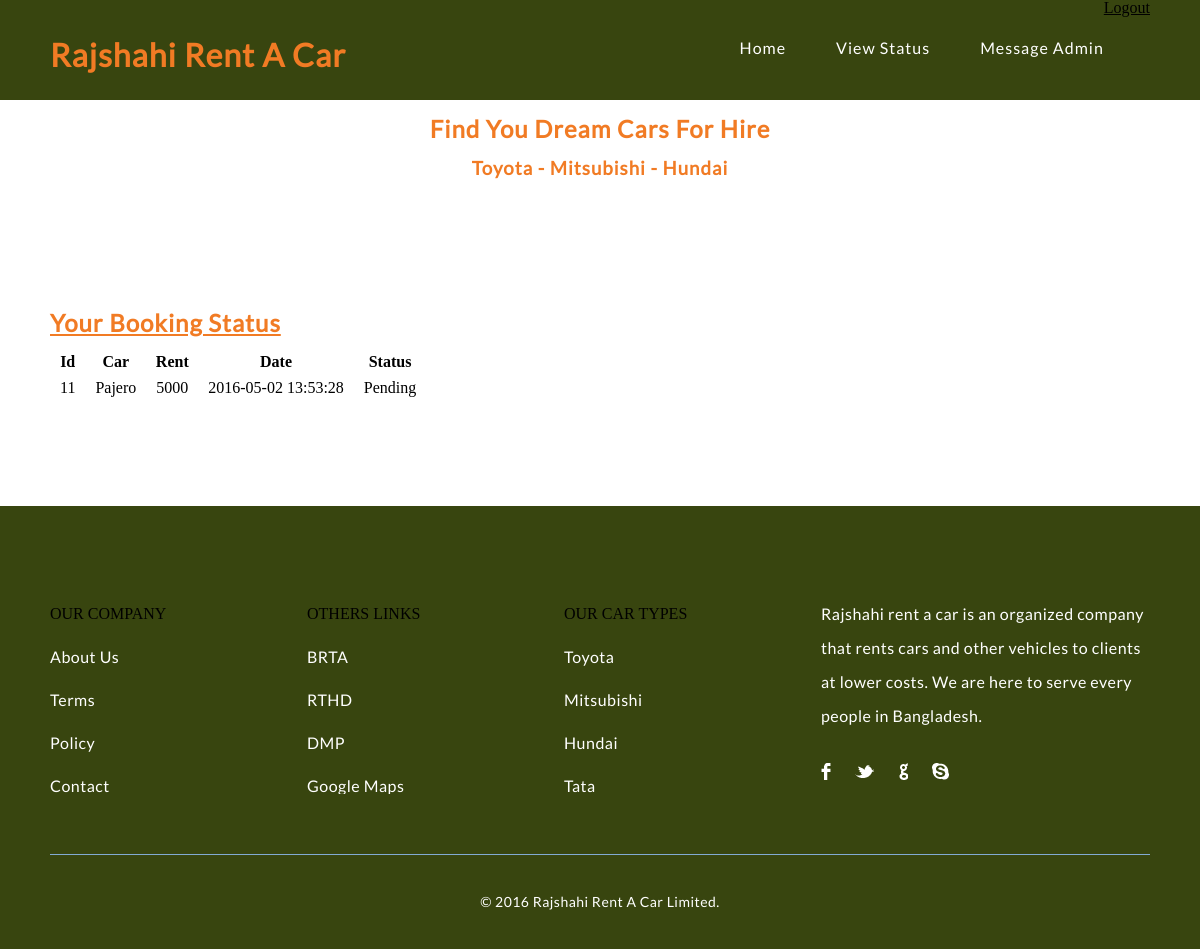
Page /status.php (signed in) on the committed database.
### tables this page shows
CREATE TABLE IF NOT EXISTS `hire` (
`hire_id` int(11) NOT NULL,
  `client_id` int(11) NOT NULL,
  `car_id` int(11) NOT NULL,
  `Rent` double NOT NULL,
  `bkash_tran_id` varchar(32) NOT NULL,
  `status` int(1) NOT NULL DEFAULT '0',
  `Datetime` timestamp NOT NULL DEFAULT CURRENT_TIMESTAMP,
  `phoneno` varchar(16) NOT NULL
);

CREATE TABLE IF NOT EXISTS `cars` (
`car_id` int(11) NOT NULL,
  `car_name` varchar(255) NOT NULL,
  `car_type` varchar(255) NOT NULL,
  `image` text NOT NULL,
  `hire_cost` int(11) NOT NULL,
  `capacity` int(11) NOT NULL,
  `status` varchar(255) NOT NULL
);

### status.php (the view, shortened to what this page needs)
<!DOCTYPE html>
<html lang="en">
    <head>
        <link rel="stylesheet" type="text/css" href="css/reset.css">
        <link rel="stylesheet" type="text/css" href="css/main.css">
    </head>
    <body>
        <section class="">
            <?php
            include 'header.php';
            ?>
            <section class="caption">
                <h2 class="caption" style="text-align: center">Find You Dream Cars For Hire</h2>
                <h3 class="properties" style="text-align: center">Toyota - Mitsubishi - Hundai</h3>
            </section>
        </section>
        <section class="listings">
            <div class="wrapper">
                <h2 style="text-decoration:underline">Your Booking Status</h2>
                <table>
                    <tr>
                        <th>Id</th>
                        <th>Car</th>
                        <th>Rent</th>
                        <th>Date</th>
                        <th>Status</th>
                    </tr>
                    <?php
                    include 'includes/config.php';
                    $sel = "SELECT h.hire_id, h.rent, h.status, h.datetime, c.car_name, c.car_type FROM hire h, cars c WHERE h.car_id=c.car_id AND h.client_id = " . $_SESSION['id'];
                    $rs = $conn->query($sel);
                    ?>
                    <?php
                    if ($rs->num_rows > 0) :
                        while ($row = $rs->fetch_assoc()):
                            ?>
                            <tr>
                                <td><?php echo $row['hire_id']; ?></td>
                                <td><?php echo $row['car_name']; ?></td>
                                <td><?php echo $row['rent']; ?></td>
                                <td><?php echo $row['datetime'] ?></td>
                                <td><?php echo $row['status'] == 0 ? "Pending" : "Approved"; ?></td>
                            </tr>
                            <?php
                        endwhile;
                    endif;
                    ?>
                </table>
            </div>
        </section>
        <div>
            <?php
            include 'footer.php';
            ?>
        </div>
    </body>
</html>

### css/main.css (style rules this page uses)
body { background: #fff; }
.wrapper { max-width: 1100px; margin: 0 auto; position: relative; }
h1, h2, h3, h4, h5 ,h6 { color: #F17B24; font-family: "lato-regular", Helvetica, Arial, sans-serif; letter-spacing: 1px; }
h2 { font-size: 1.5em; margin: .75em 0 }
h3 { font-size: 1.17em; margin: .83em 0 }
h1, h2, h3, h4, h5, h6 { font-weight: bolder }
.listings { padding: 100px 0; }

### status.php (style rules this page uses)
table td { padding: 10px; }

### rows in the picture
hire: hire_id "11", car.car_name "Pajero", Rent "5000", Datetime "2016-05-02 13:53:28", status "Pending"
